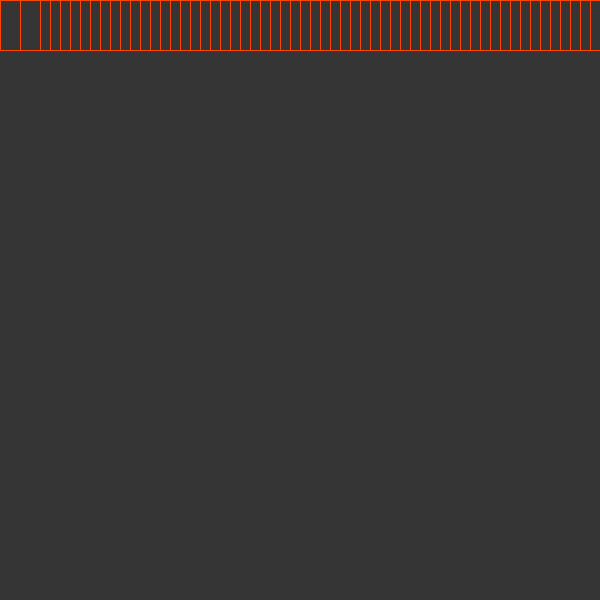
Frame 1 (no input)
Frame 60 (the mouse pressed at the canvas centre just before this capture): identical to frame 1, image omitted
Frame 120 (the mouse held since frame 60 and released just before this capture): identical to frame 1, image omitted

The Processing sketch that drew this single still picture (run headless with seeded random() and noise(); from frame 60 on, the mouse is pressed at the canvas centre):

// Processing sketch: matrix_squares_a
// ── matrix_squares_a.pde
void setup() {
  size(600, 600);
  smooth();
}

void draw() {
  background(53);

  stroke(255, 69, 0);
  noFill();
  
  for (int i = 0; i < 50; i++) {   // zeile
    rect(0, 0, 50, 50); // rechteck
    translate(20, 0);  // pro schritt 20 nach rechts
  }
}
